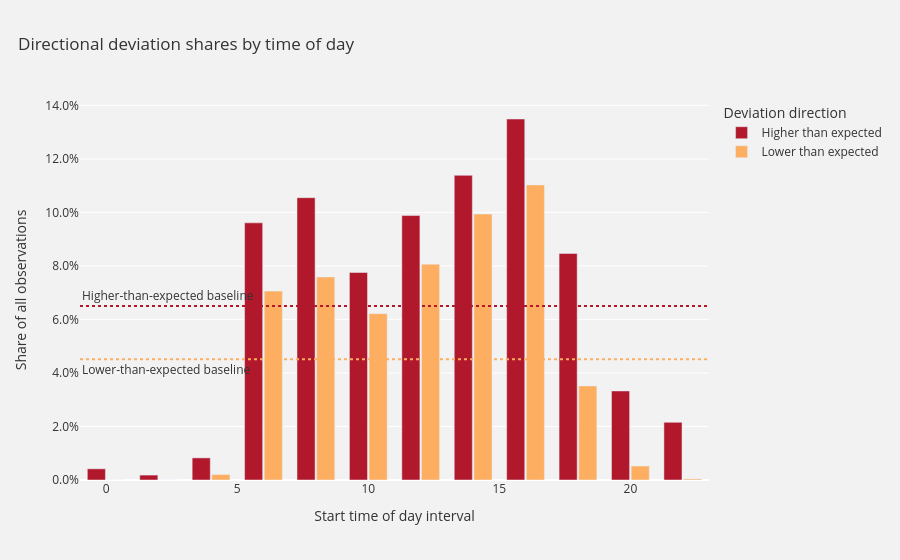

The cell this chart's notebook holds for it:
### Code cell
plot_directional_deviation_shares(
    hour_directional_summary,
    "hour_bin",
    "Directional deviation shares by time of day",
    x_axis_label="Start time of day interval"
)

### Figure 1 — Plotly figure (JSON) as saved in the notebook; plotly's stock layout.template omitted (floating-point values rounded to 4 significant figures)
{"data": [{"alignmentgroup": "True", "hovertemplate": "Deviation direction=Higher than expected<br>Start time of day interval=%{x}<br>Share of all observations=%{y}<extra></extra>", "legendgroup": "Higher than expected", "marker": {"color": "#b2182b", "pattern": {"shape": ""}}, "name": "Higher than expected", "offsetgroup": "Higher than expected", "orientation": "v", "showlegend": true, "textposition": "auto", "type": "bar", "x": [0, 2, 4, 6, 8, 10, 12, 14, 16, 18, 20, 22], "xaxis": "x", "y": [0.004177, 0.001839, 0.008266, 0.0961, 0.1055, 0.07755, 0.09883, 0.1139, 0.1349, 0.08466, 0.03328, 0.02154], "yaxis": "y"}, {"alignmentgroup": "True", "hovertemplate": "Deviation direction=Lower than expected<br>Start time of day interval=%{x}<br>Share of all observations=%{y}<extra></extra>", "legendgroup": "Lower than expected", "marker": {"color": "#fdae61", "pattern": {"shape": ""}}, "name": "Lower than expected", "offsetgroup": "Lower than expected", "orientation": "v", "showlegend": true, "textposition": "auto", "type": "bar", "x": [0, 2, 4, 6, 8, 10, 12, 14, 16, 18, 20, 22], "xaxis": "x", "y": [1.019e-05, 1.022e-05, 0.002039, 0.07059, 0.07587, 0.06217, 0.08065, 0.09939, 0.1103, 0.03514, 0.005226, 0.0003871], "yaxis": "y"}], "layout": {"annotations": [{"font": {"color": "#333333"}, "showarrow": false, "text": "Higher-than-expected baseline", "x": 0, "xanchor": "left", "xref": "x domain", "y": 0.06506, "yanchor": "bottom", "yref": "y"}, {"font": {"color": "#333333"}, "showarrow": false, "text": "Lower-than-expected baseline", "x": 0, "xanchor": "left", "xref": "x domain", "y": 0.04516, "yanchor": "top", "yref": "y"}], "bargap": 0.25, "bargroupgap": 0.08, "barmode": "group", "font": {"color": "#333333"}, "legend": {"title": {"text": "Deviation direction"}, "tracegroupgap": 0}, "paper_bgcolor": "#f2f2f2", "plot_bgcolor": "#f2f2f2", "shapes": [{"line": {"color": "#b2182b", "dash": "dot"}, "type": "line", "x0": 0, "x1": 1, "xref": "x domain", "y0": 0.06506, "y1": 0.06506, "yref": "y"}, {"line": {"color": "#fdae61", "dash": "dot"}, "type": "line", "x0": 0, "x1": 1, "xref": "x domain", "y0": 0.04516, "y1": 0.04516, "yref": "y"}], "title": {"text": "Directional deviation shares by time of day", "x": 0.02}, "xaxis": {"anchor": "y", "domain": [0, 1], "showgrid": false, "title": {"text": "Start time of day interval"}}, "yaxis": {"anchor": "x", "domain": [0, 1], "gridcolor": "white", "tickformat": ".1%", "title": {"text": "Share of all observations"}, "zerolinecolor": "white"}}}
